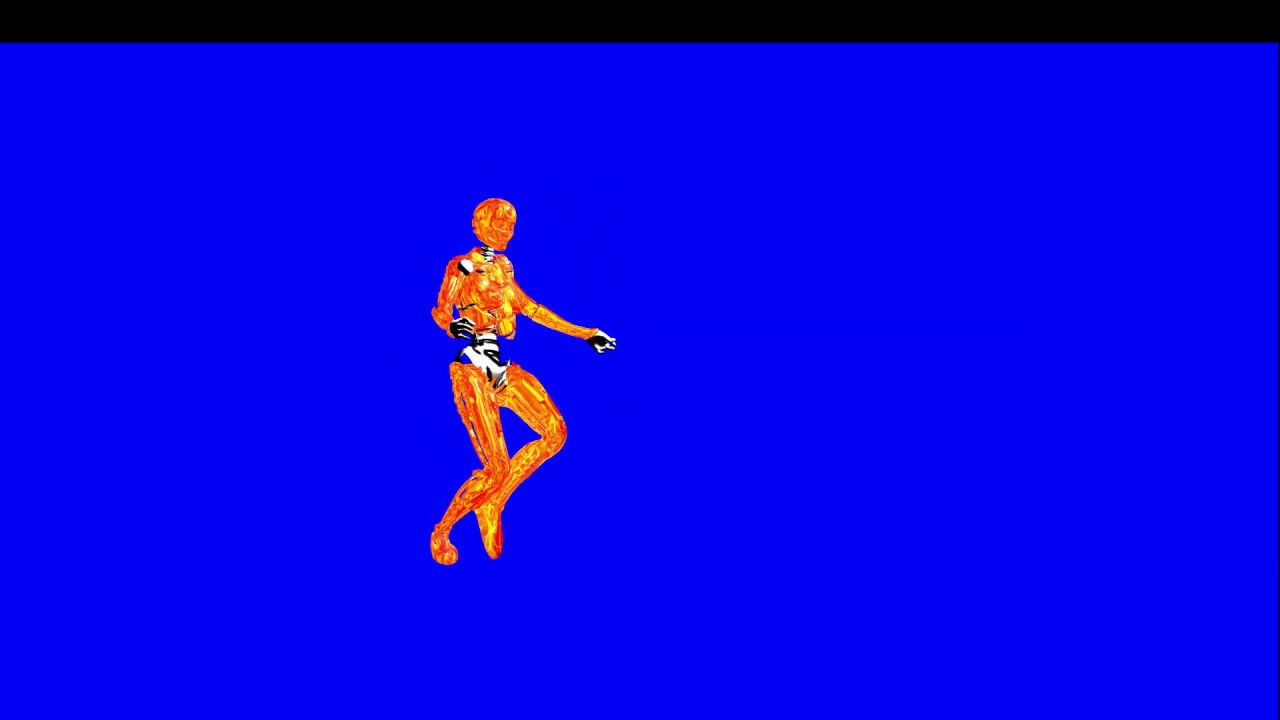
#> input picture CV Part 1_ Colorspaces and Classification based on brightness/images/robot_blue.jpg, 1280 x 720 px
$ jupyter execute '3. Blue screen coding.ipynb'   (shell and % lines are left out)
#> lines starting #> are read from the running program, lines starting #| are printed output that depends on the picture; after the words box and inside, x2 and y2 are one past the last pixel; in counts of white or black regions, pixels touching at a corner belong together
### Code Threshold, blue screen

**Additional resources**:

 - Color picker to choose boundaries: https://www.w3schools.com/colors/colors_picker.asp

[cell 1]
import matplotlib.pyplot as plt
import matplotlib.image as pmimg
import numpy as np
import cv2

[cell 2]
# next we read or image using cv2.imread()

img = cv2.imread('images/robot_blue.jpg')
#> img is the input picture: shape (720, 1280, 3); mean B, G, R 222.3, 3.1, 6.6
plt.imshow(img)

Let's print the info about an image: what **type of data** it is and it's **dimensions**.

[cell 3]
print('Type of data: ', type(img))
#| Type of data:  <class 'numpy.ndarray'>
print('Shape of image: ', img.shape)
#| Shape of image:  (720, 1280, 3)

But note, that opencv reads images as **BGR, not RGB** - as a result, images can look differently.<br>
In particular - **red and blue colors are in reverse order**.<br>
Now, let's take a copy of image and change it from BGR to RGB. Note, that any transformations, applied to a copy will not effect an image.

[cell 4]
"""
- make a copy with numpy
- change from BGR to RGB
"""

img_copy = np.copy(img)

img_copy = cv2.cvtColor(img_copy, cv2.COLOR_BGR2RGB)
plt.imshow(img_copy)

### Color threshold

Now, let's define color threshold. It will be a **lower and upper bounds** of the color I want to isolate - **blue**.<br>
Here we need to specify **3 values** - for each color - red, green and blue. <br>
**Lower bound**: red and green as zero, but blue - high value. For example, 230.<br>
**Upper bound**: red, green - some small values and blue - maximum, i.e. 250. So, allow a bit red and green.<br>
All values within this range will be considered as **intense blue color**. This range will be replaced by another background.

[cell 5]
"""
- rule of thumb for green background: lower: (36, 25, 25), upper: (70, 255,255)
"""
blue_lower = np.array([0, 0, 230])
blue_upper = np.array([50, 50, 250])

### Creating Mask

Then, we will use a common way to isolate choosen area and do smth with this - **create a mask**.<br>
Now, we will isolate blue background area using **inRange()** function.<br>
It will ask each pixel - wheather it falls into **specific range, defined by lower and upper bounds**. <br>

- If it falls - the white mask will be displayed;
- If it does not fall within the range - pixel will be turned into black.

Simply saying - **everything inside the interaval will be white**.

[cell 6]
"""
- function will take lower and upper bounds of image
- and difine the mask
"""
mask = cv2.inRange(img_copy, blue_lower, blue_upper)
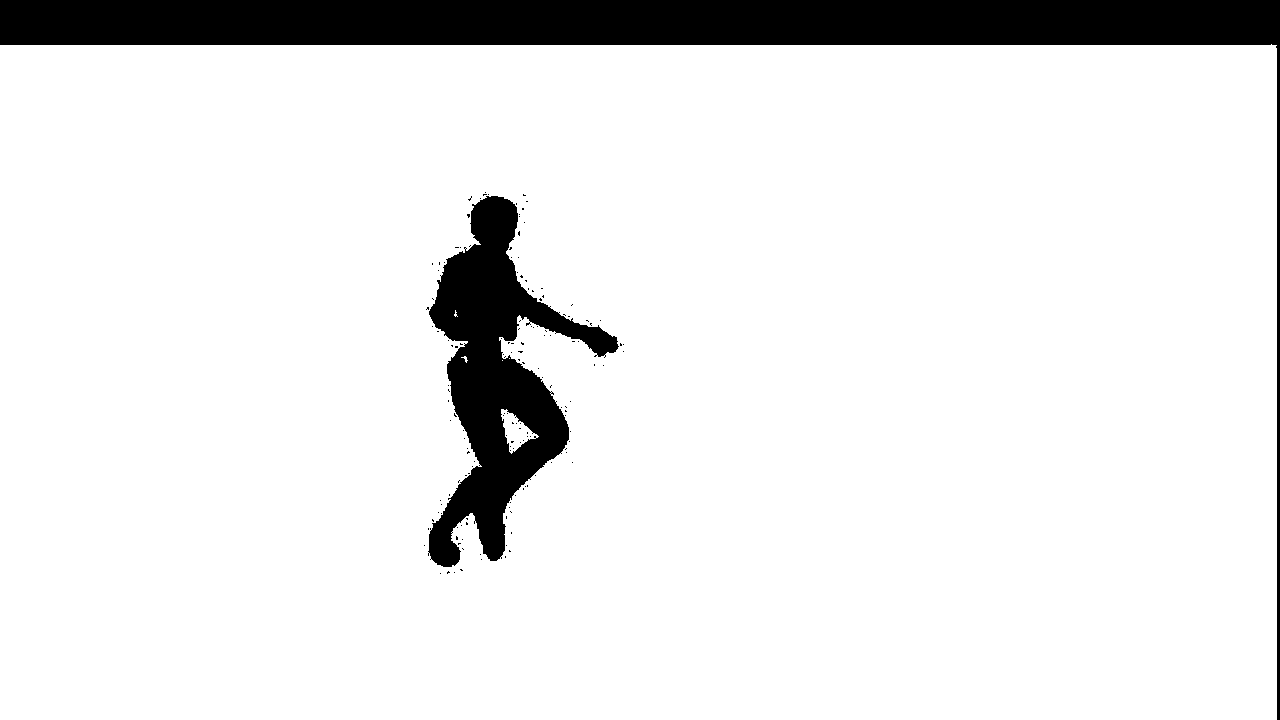
#> mask: shape (720, 1280); 90.6% white; 153 black regions (151 under 20 px), largest, box (x1, y1, x2, y2) and area: (0, 0, 1280, 720) 59626, (428, 196, 619, 567) 26575
plt.imshow(mask, cmap = 'gray')

**White area** - area, where image will be displayed.<br>
**Black area** - where image will be blocked out.

The mask has the **same height and width**, and each pixel has 2 values:
- 255 - for white area;
- 0 - for black area.

Now, let's put our object into a mask. First of all, create a **copy of image** (just if we want to change it later on).<br>
And then, one way to separate blue background from this is to check where **blue pixels intersect with mask white pixels**, or in other words - **do not intersect with black (not equal 0)**.<br>
We will set them to black color. And when we display an image, we will see that only object appears on a black background. **Blue background is gone**.

[cell 7]
masked_img = np.copy(img_copy)
masked_img[mask!=0] = [0,0,0]
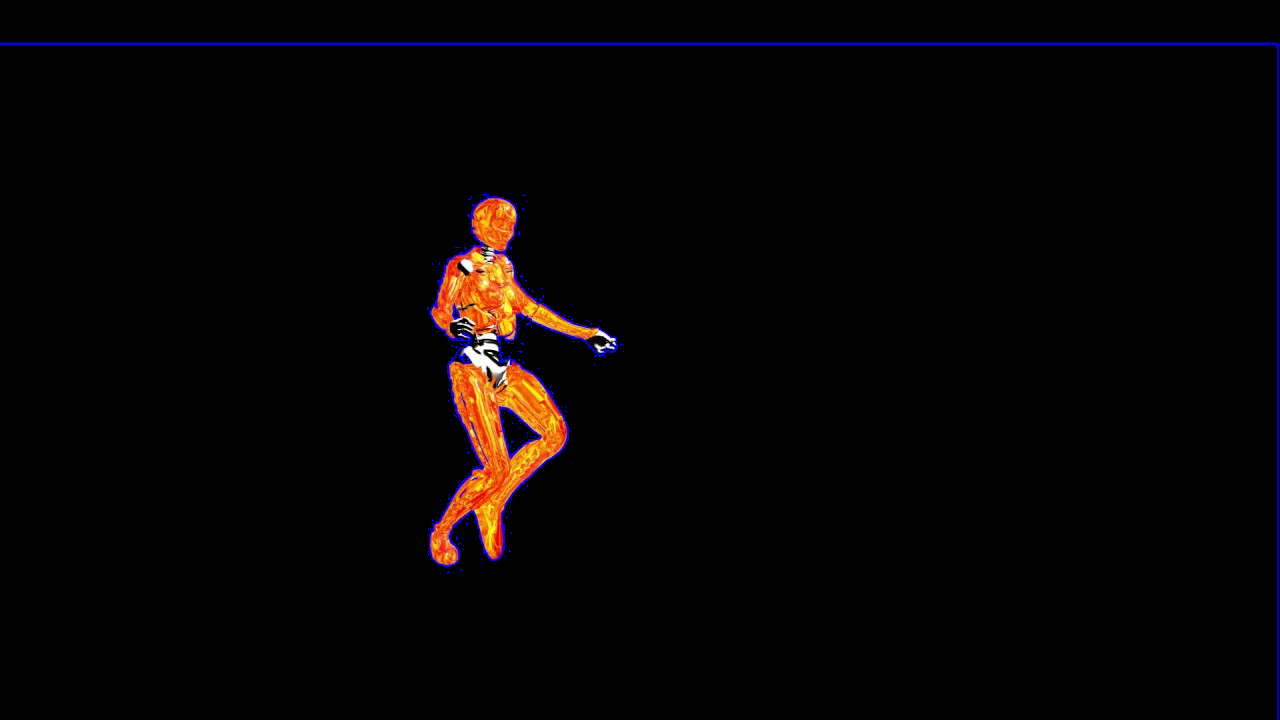
#> masked_img: shape (720, 1280, 3); mean R, G, B 5.7, 3.1, 3.1

plt.imshow(masked_img)

### Applying new background

Last step will be just to apply **new background on top of black one**.

First we will take an image, e.g. space image. <br>
Then convert it from BGR to RGB.

[cell 8]
background_img = cv2.imread('images/background_img.jpg')
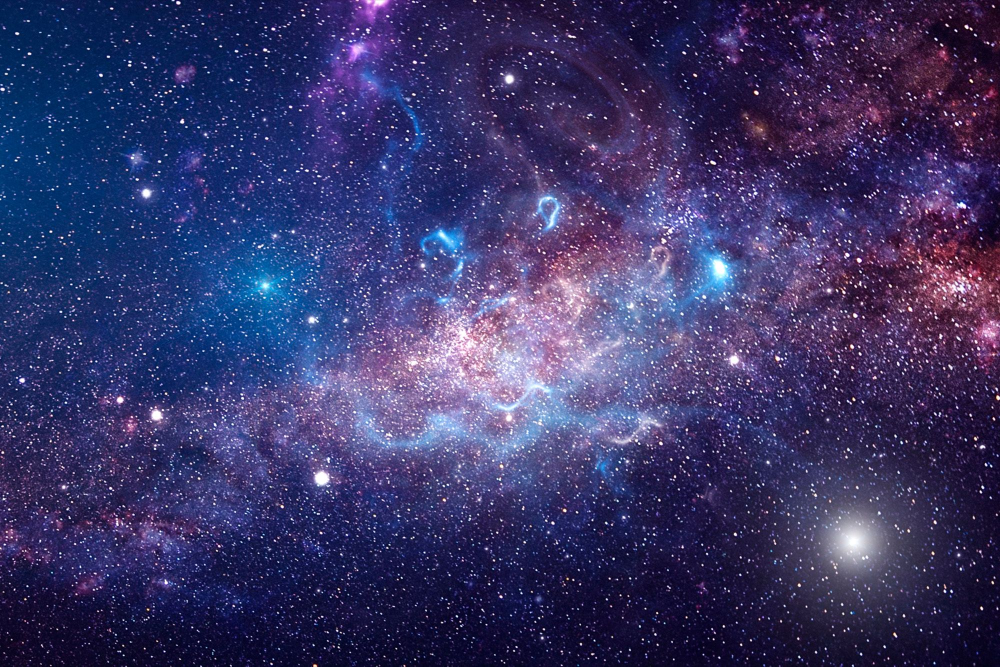
#> input picture CV Part 1_ Colorspaces and Classification based on brightness/images/background_img.jpg, 2000 x 1333 px (shown at 1/2 size)
#> background_img is the input picture: shape (1333, 2000, 3); mean B, G, R 103.5, 53.6, 56.8
background_img = cv2.cvtColor(background_img, cv2.COLOR_BGR2RGB)

Next we will **crop background image** to make it the same size as our robot image.<br>
We crop it by height and width.

[cell 9]
"""
- cropping to a size of (720, 1280)
"""

crop_background_img = background_img[0:720, 0:1280]

Now, we will do an opposite operation with **cropped background image**.<br>
We will choose **pixels that are equal to 0 in mask image** (black color) and set these pixels to a **black on cropped background image**.

[cell 10]
crop_background_img[mask == 0] = [0,0,0]
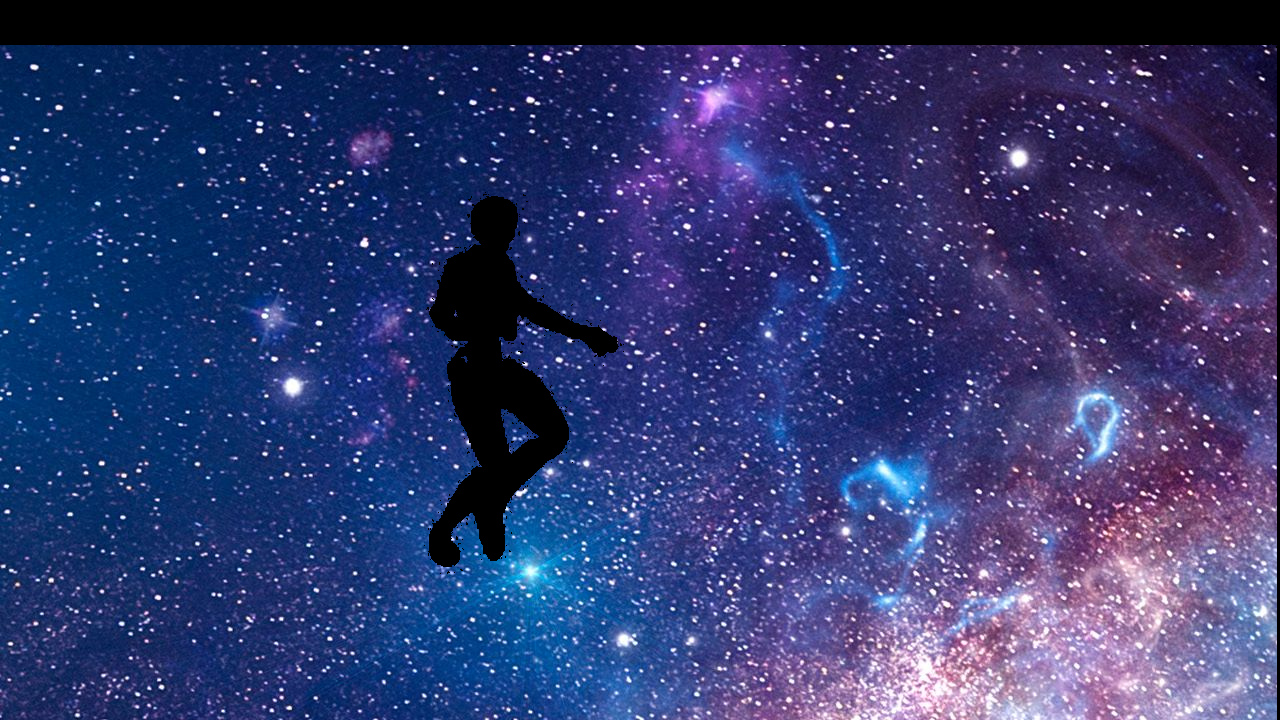
#> crop_background_img: shape (720, 1280, 3); mean R, G, B 48.4, 57, 109.9
plt.imshow(crop_background_img)

On above image we see the already see a space background of a robot.

### Final step: add two images together

Since the black area on cropped background image is equivalent to 0, we can **add this image to masked image**.<br>
In this case simple summation will work, since we deal with matrices.

[cell 11]
final_image = crop_background_img + masked_img
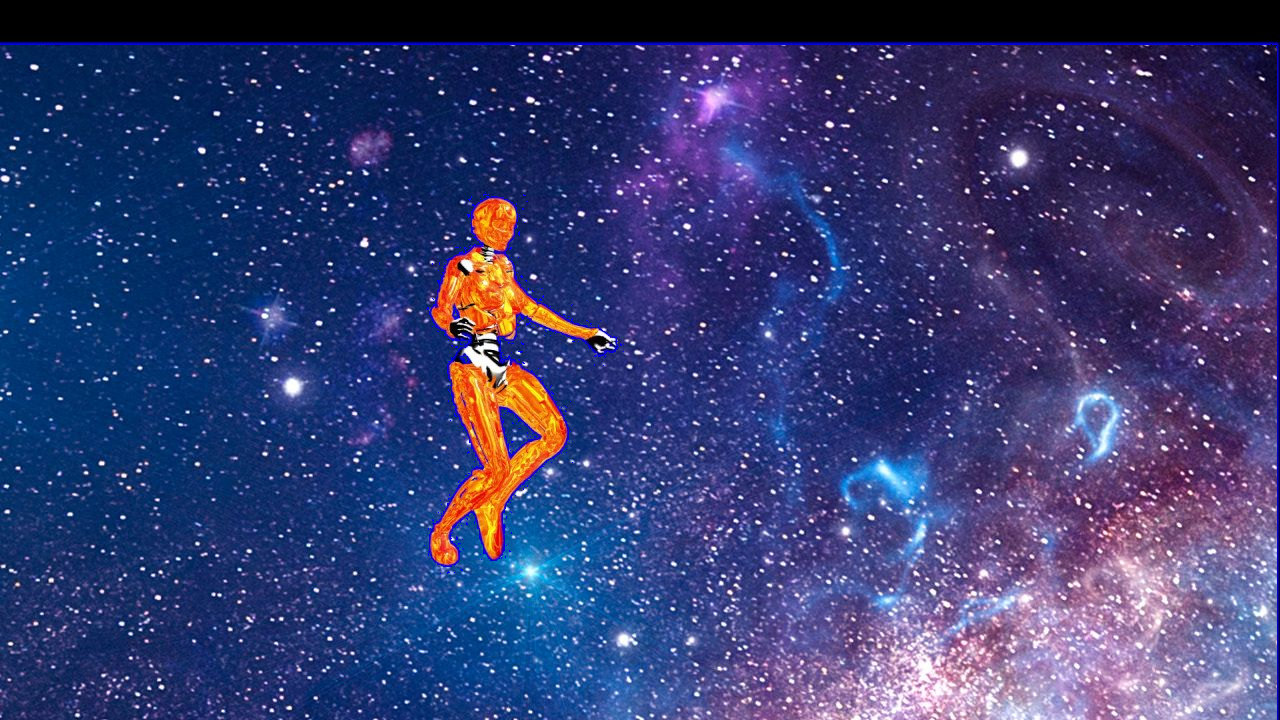
#> final_image: shape (720, 1280, 3); mean R, G, B 54.1, 60.1, 113
plt.imshow(final_image)
